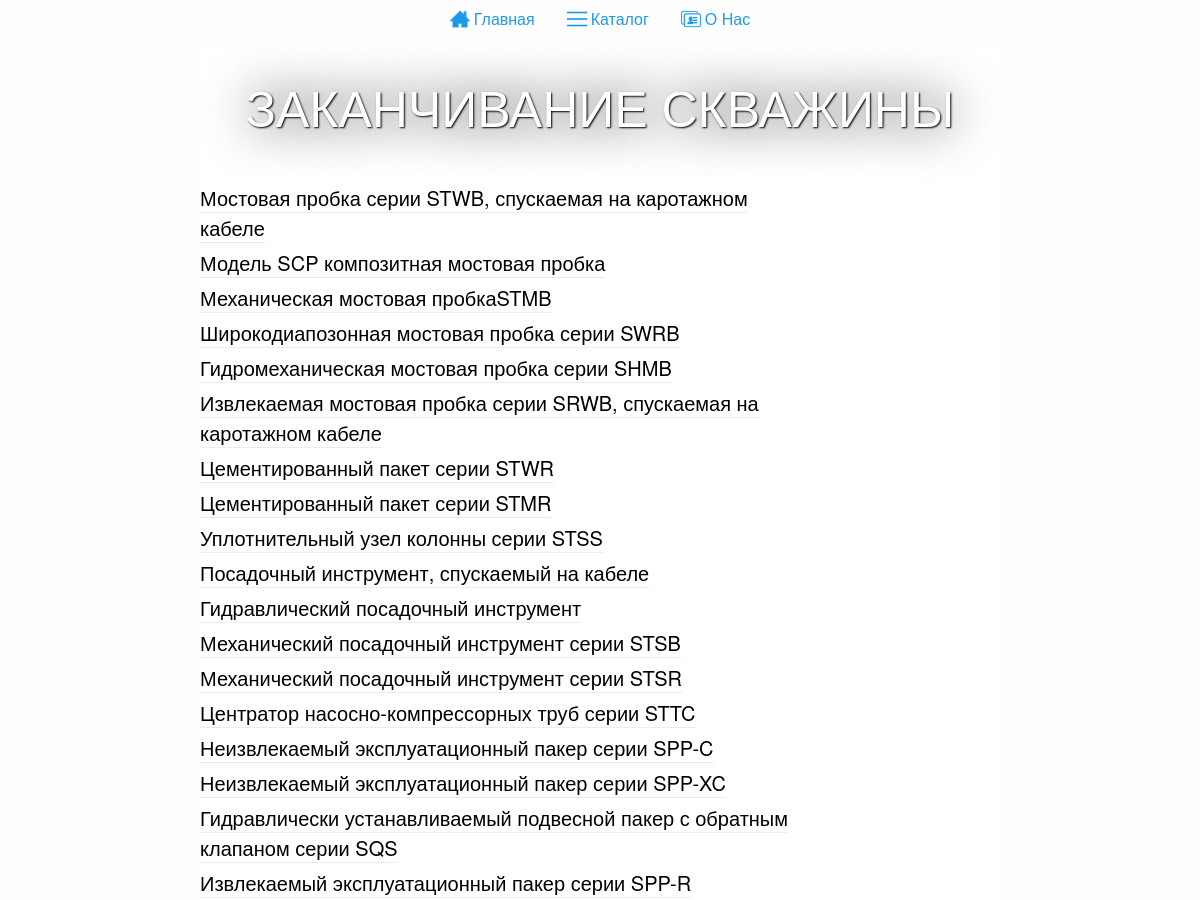
Before: /catalog/1 (upper part) with the older database file.
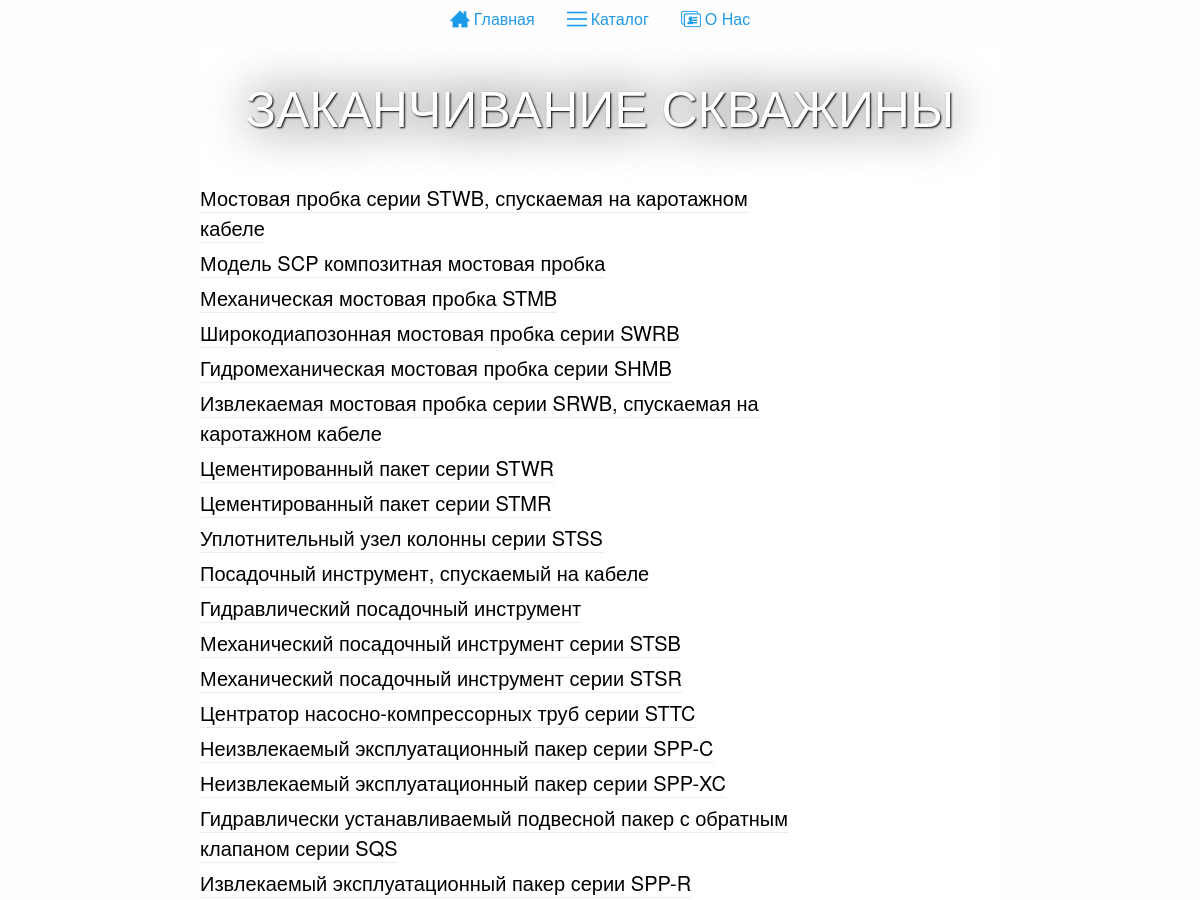
After: the same page with the newer database file.
### main/models.py (models this page shows)
class Product(models.Model):
	title = models.CharField(max_length=300, verbose_name="Название")
	category = models.ForeignKey(Category)
	desctiption = RedactorField(max_length=3000, verbose_name="Описание")
	text = RedactorField(max_length=3000, verbose_name="Особенности", blank=True)
	image = models.ImageField(upload_to='images/')
	specification_image = models.ImageField(upload_to='images/specifications')
	promoted = models.BooleanField(default=False)
	promoted_name = models.CharField(max_length=300)
	class Meta:
		verbose_name = 'Продукт'
		verbose_name_plural = 'Продукты'
	def __str__(self):
		return '{}'.format(self.title)
	def admin_thumbnail(self):
		return u'<img src="{0}" height="300px"/>'.format(self.image.url)
	admin_thumbnail.short_description = 'Thumbnail'
	admin_thumbnail.allow_tags = True

### main/views.py (the view)
# urls.py: url(r'^catalog/([0-9]+)', product_list, name='product_list'),
def product_list(request, category_id):
	cs = Category.objects.all()
	category = Category.objects.get(id=category_id)
	ps = Product.objects.filter(category__id=category_id)
	return render_to_response('product_list.html', context={'products' : ps,  'category_id':category_id, 'category':category, 'categories':cs})

### templates/product_list.html (shortened to what this page needs)
{% extends 'base.html' %}
{% load static %}
{% block content%}
		<div class="content">
			<main class="main-index">
				<div class="banner banner--second-narrow banner--product-list">
					<h1>{{category.title}}</h1>
				</div>
				<div class="product-list">
					<div class="product-list__list">
						{% for p in products %}
							<div style="margin-bottom: 5px;">
								<a style="border-bottom:1px solid #ececec;" class="product-link" href="{% url 'product' p.id %}" data-image="{{p.image.url}}">{{p}}</a>
								<br/>
							</div>
						{% endfor %}
					</div>
				</div>
			</main>
		</div>
{% endblock %}

Changed rows visible on the page:
changed Product: title "Механическая мостовая пробкаSTMB" → "Механическая мостовая пробка STMB"
